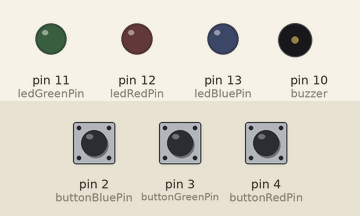
Recording of a sketch running on a simulated Arduino Uno, built with avr-gcc and run on an emulated ATmega328P. Shown: output pins drawn as LEDs (lit = HIGH), buzzer (waves = sounding). Inputs (shaded band) come from the test bench; at power-on: pin 2 (buttonBluePin) HIGH, pin 3 (buttonGreenPin) HIGH, pin 4 (buttonRedPin) HIGH. Random numbers use the default seed unless the sketch sets one.

Above: at 11.2 s.
11.3 s: pin 2 (buttonBluePin) pulled LOW for 0.15 s
At 11.7 s:
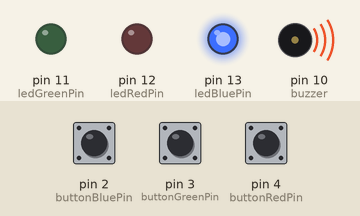
13.8 s: pin 3 (buttonGreenPin) pulled LOW for 3.2 s
At 14.1 s:
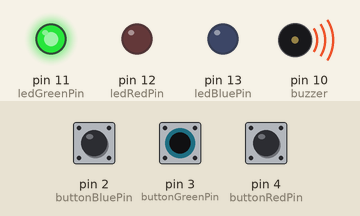
18.8 s: pin 4 (buttonRedPin) pulled LOW for 0.15 s
At 19.1 s:
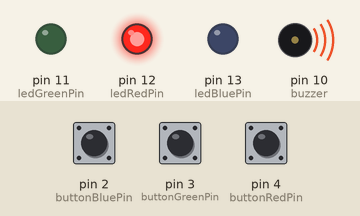
21.3 s: pin 4 (buttonRedPin) pulled LOW for 3.2 s
At 22.2 s:
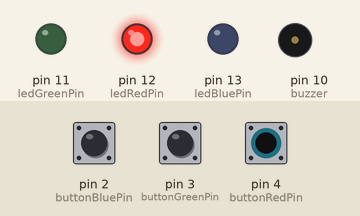
26.0 s: pin 2 (buttonBluePin) pulled LOW for 3.2 s
At 26.9 s:
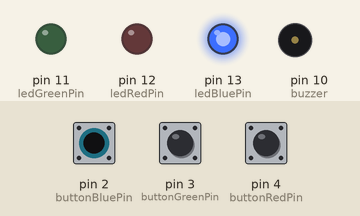
30.7 s: pin 2 (buttonBluePin) driven LOW and pin 3 (buttonGreenPin) driven LOW
At 31.6 s:
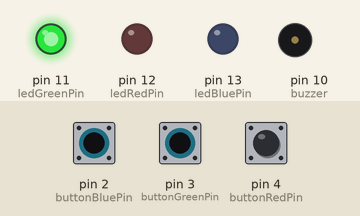
Timing chart, 0 to 34.7 s (numbered marks = the images above; inputs shaded):
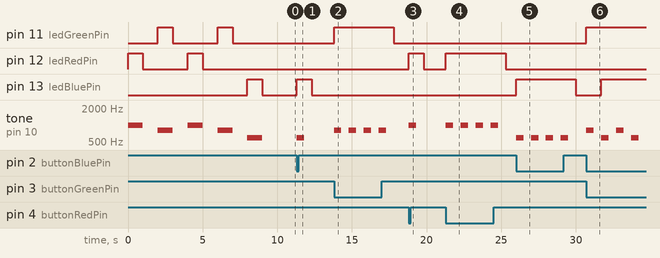

Measured:
- after the input at 11.3 s, pin 13 (ledBluePin): LOW → HIGH at once, → LOW 1.0 s later; tone on pin 10 (buzzer): silent → 600 Hz at once, → silent 0.50 s later
- after the input at 13.8 s, pin 11 (ledGreenPin): LOW → HIGH at once, → LOW 4.0 s later; tone on pin 10 (buzzer): alternates 800 Hz for 0.50 s and silent for 0.50 s, 8 changes in all, then stays silent, starting at once
- after the input at 18.8 s, pin 12 (ledRedPin): LOW → HIGH at once, → LOW 1.0 s later; tone on pin 10 (buzzer): silent → 1000 Hz at once, → silent 0.50 s later
- after the input at 21.3 s, pin 12 (ledRedPin): LOW → HIGH at once, → LOW 4.0 s later; tone on pin 10 (buzzer): alternates 1000 Hz for 0.50 s and silent for 0.50 s, 8 changes in all, then stays silent, starting at once
- after the input at 26.0 s, pin 13 (ledBluePin): LOW → HIGH at once, → LOW 4.0 s later; tone on pin 10 (buzzer): alternates 600 Hz for 0.50 s and silent for 0.50 s, 8 changes in all, then stays silent, starting at once
- after the input at 30.7 s, pin 11 (ledGreenPin): LOW → HIGH at once; pin 13 (ledBluePin): LOW → HIGH after 1.0 s; tone on pin 10 (buzzer): plays 800 Hz for 0.50 s, 600 Hz for 0.50 s, 800 Hz for 0.50 s, 600 Hz for 0.50 s, starting at once

The sketch:

Simon_Says_code.ino
```cpp
// constant varibles for the pins for each button and led along with the buzzer
const int buttonGreenPin = 3;
const int ledGreenPin =  11;
const int buttonRedPin = 4;
const int ledRedPin =  12;
const int buttonBluePin = 2;
const int ledBluePin =  13;
const int buzzer = 10;


int randomleds[5]; //declare array to store 5 random numbers
int z; //delclared to keep track of the index to play leds

//button states intitally set to 0
int buttonRedState = 0;
int buttonGreenState = 0;
int buttonBlueState = 0;

void setup() {

  Serial.begin(9600); //sets the data rate at 9600 for serial data transmision
  randomSeed(analogRead(0)); //helps generate random numbers

  pinMode(ledGreenPin, OUTPUT); //set the green led as an output
  pinMode(buttonGreenPin, INPUT); //set the green button as a input
  pinMode(ledRedPin, OUTPUT); //set red led as an output
  pinMode(buttonRedPin, INPUT); //set red button as an input
  pinMode(ledBluePin, OUTPUT); //set blue led a an output
  pinMode(buttonBluePin, INPUT); //set blue button as an input
  pinMode(buzzer, OUTPUT);//

  for (int x = 0; x<5; x++){ //generates a random number between 0 to 2...
   randomleds[x] = random(3); //...and stores in the array
  }
  for(z = 0; z<5; z++){ //calls the function to play random leds 5 times
   randomLights();
  }
             }

void loop() {
 playerInput(); //calls the function so that when a button is pressed...
            }  //...the corresponding led and buzzer note activate

void playerInput(void){ //method to read if a button is being pressed

 buttonGreenState = digitalRead(buttonGreenPin);

  if (buttonGreenState == LOW){ // if the button is pressed turns on green led and plays a note
    digitalWrite(ledGreenPin, HIGH); //turn led on
    tone(buzzer, 800); // Send .8KHz sound signal...
    delay(500);        // ...for .5 sec
    noTone(buzzer);     // Stop sound...
    delay(500);        // ...for .5sec
                              }
  else { //remains idle if the button is not being pressed
       digitalWrite(ledGreenPin, LOW);
       }

 buttonRedState = digitalRead(buttonRedPin);

  if (buttonRedState == LOW){ // if the button is pressed turns on red led and plays a note
    digitalWrite(ledRedPin, HIGH);
    tone(buzzer, 1000); // Send 1KHz sound signal...
    delay(500);        // ...for .5 sec
    noTone(buzzer);     // Stop sound...
    delay(500);        // ...for .5 sec
                            }
  else { //remains idle if the button is not being pressed
       digitalWrite(ledRedPin, LOW);
       }

 buttonBlueState = digitalRead(buttonBluePin);

  if (buttonBlueState == LOW){ // if the button is pressed turns on blue led and plays a note
    digitalWrite(ledBluePin, HIGH);
    tone(buzzer, 600); // Send .6KHz sound signal...
    delay(500);        // ...for .5 sec
    noTone(buzzer);     // Stop sound...
    delay(500);        // ...for .5 sec
  }
  else { //remains idle if the button is not being pressed
       digitalWrite(ledBluePin, LOW);
       }
                   }

void randomLights(void){ //method to turn on a random led

 switch (randomleds[z]){ //tunrs on a led at the z postion in the randomleds array
   case 2: //if the value at the index is 2 red led blinks and the buzzer plays
   {
        digitalWrite(ledRedPin, HIGH); //red led turns on
        tone(buzzer, 1000); //buzzer plays at 1KHz for 1 second
        delay(1000);
        noTone(buzzer);
        digitalWrite(ledRedPin, LOW);//red led turns back off
        delay(1000); //waits one second before next led is played
        break;
   }
   case 1: //if the value at the index is 1 the green led blinks and the buzzer plays
   {
        digitalWrite(ledGreenPin, HIGH); //green led turns on
        tone(buzzer, 800); //buzzer plays at .8KHz for 1 second
        delay(1000);
        noTone(buzzer);
        digitalWrite(ledGreenPin, LOW); //green led turns back off
        delay(1000); //waits one second before the next led is played
        break;
   }
   case 0: //if the vaue at the index is o the blue led blinks and the buzzer plays
   {
        digitalWrite(ledBluePin, HIGH); //blue led turns on
        tone(buzzer, 600); //buzzer plays at .6KHz for 1 second
        delay(1000);
        noTone(buzzer);
        digitalWrite(ledBluePin, LOW); //blue led turns back off
        delay(1000); //waits one second before the next led is played
        break;
   }
                       }
                      }
```
